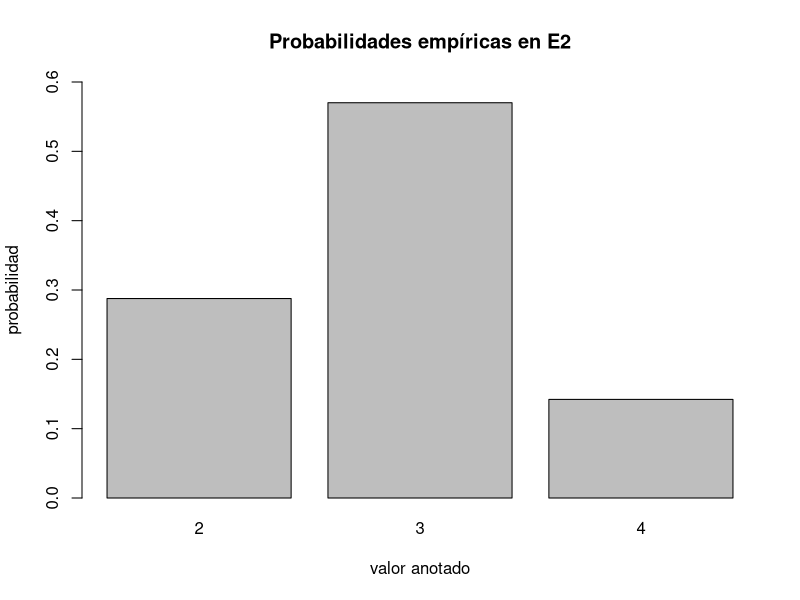
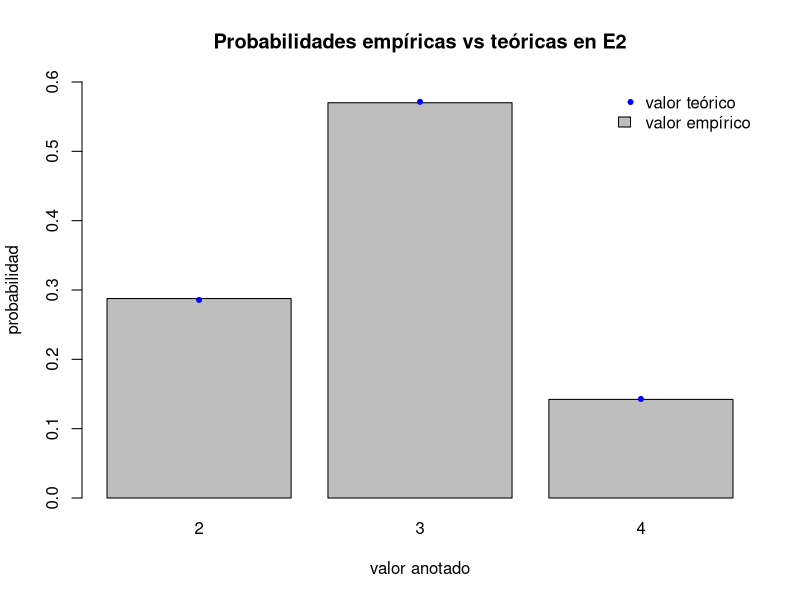
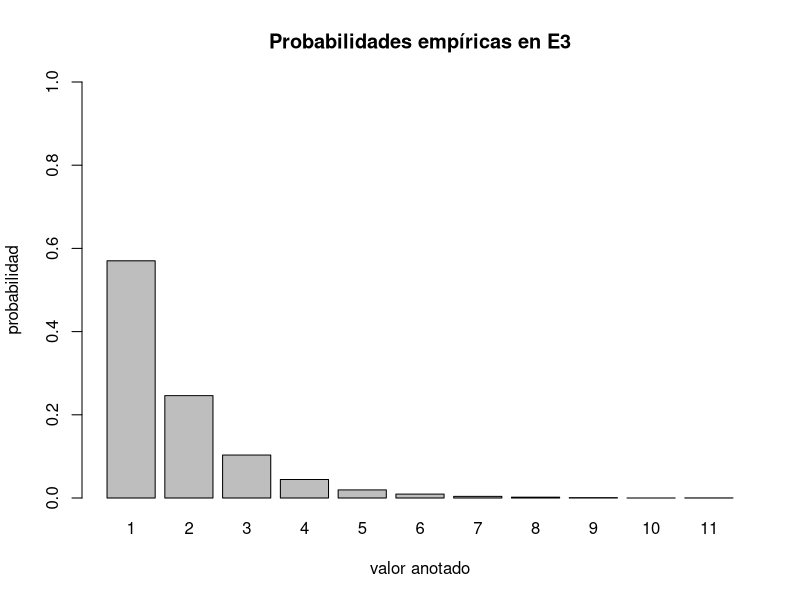
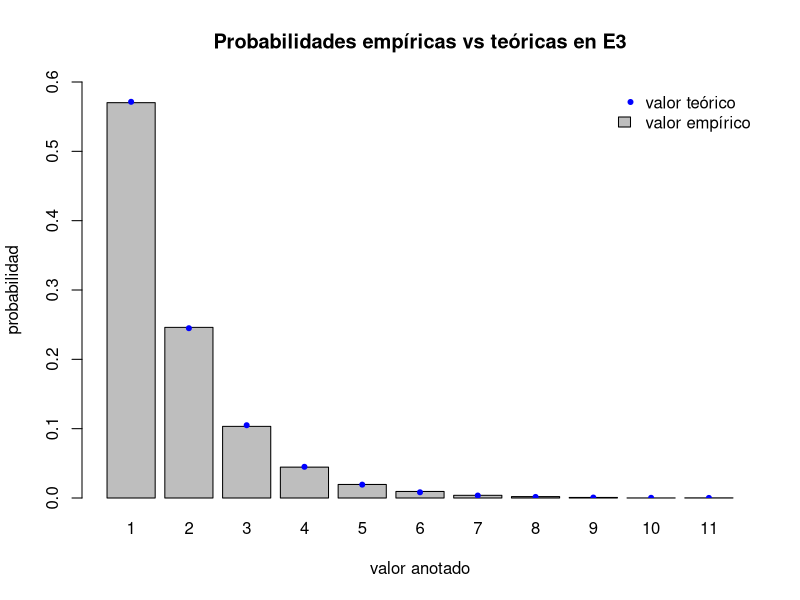

Reproduce these figures in R, in order.
## ---- chunk 1
eE2 <- function() {
  BOLAS <- c(rep("Azul", 4), rep("Verde", 3))
  return(sum(sample(BOLAS, 5, replace = FALSE) == "Azul"))
}
## ---- chunk 2
X2 <- replicate(10000, eE2())
## ---- chunk 3
table(X2)
## ---- chunk 4
barplot(table(X2)/length(X2),
        ylim = c(0, 0.6),
        main = "Probabilidades empíricas en E2",
        xlab = "valor anotado",
        ylab = "probabilidad"
      )
## ---- chunk 5
.tE2 <- function(x) {
  bolas <- 5
  azules <- 4
  verdes <- 3
  n <- azules + verdes
  return (
    (choose(azules, x)*choose(verdes, bolas - x)) / choose(n, bolas)
  )
}

tE2 = Vectorize(.tE2)
## ---- chunk 6
BP <- barplot(table(X2)/length(X2),
        ylim = c(0, 0.6),
        main = "Probabilidades empíricas vs teóricas en E2",
        xlab = "valor anotado",
        ylab = "probabilidad"
      )

points(BP, tE2(2:4), col = "blue",pch = 20)
legend("topright", legend = c("valor teórico", "valor empírico"), col = c("blue", "gray"), fill = c(NA, "gray"), pch = c(20, NA), border = c(NA, "black"), bty = "n")
## ---- chunk 7
eE3 <- function() {
  BOLAS <- c(rep("Azul", 4), rep("Verde", 3))
  
  cont <- 0
  azules <- 0
  
  while (azules <= 0) {
    azules <- sum(sample(BOLAS, 1, replace = TRUE) == "Azul")
    cont <- cont + 1 # Vamos realizando el conteo de bolas extraidas
  }
  
  return(cont)
}
## ---- chunk 8
X3 <- replicate(10000, eE3())
## ---- chunk 9
table(X3)
## ---- chunk 10
barplot(table(X3)/length(X3),
        ylim = c(0, 1.0),
        main = "Probabilidades empíricas en E3",
        xlab = "valor anotado",
        ylab = "probabilidad"
      )
## ---- chunk 11
.tE3 <- function(x) {
  azules <- 4
  verdes <- 3
  n <- azules + verdes
  return (
    ((verdes/n)^(x-1))*(azules/n)
  )
}

tE3 = Vectorize(.tE3)
## ---- chunk 12
BP <- barplot(table(X3)/length(X3),
        ylim = c(0, 0.6),
        main = "Probabilidades empíricas vs teóricas en E3",
        xlab = "valor anotado",
        ylab = "probabilidad"
      )

points(BP, tE3(1:length(table(X3))), col = "blue",pch = 20)
legend("topright", legend = c("valor teórico", "valor empírico"), col = c("blue", "gray"), fill = c(NA, "gray"), pch = c(20, NA), border = c(NA, "black"), bty = "n")
